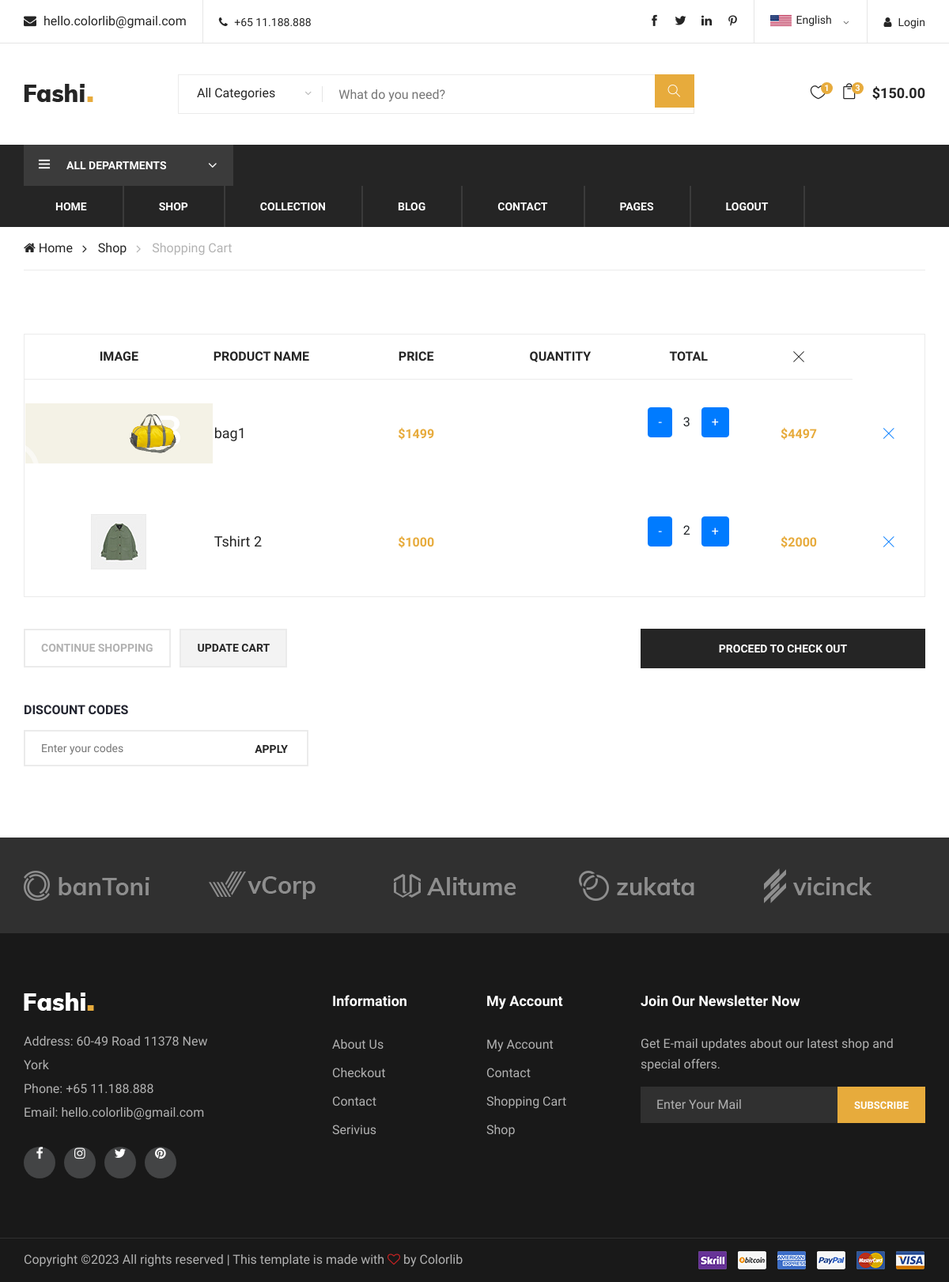
Screenshot of /shoppingcart (signed in) with the database file from the repository.
### myapp/models.py (models this page shows, shortened)
class Add_to_cart(models.Model):
    product_id = models.ForeignKey(Add_product,on_delete=models.CASCADE)
    user_id = models.ForeignKey(user,on_delete=models.CASCADE)
    name = models.CharField(max_length=50)
    IMG = models.ImageField(upload_to='img')
    que = models.IntegerField()
    price = models.IntegerField()
    total_price = models.IntegerField()

### myapp/views.py (the view)
# urls.py: path('shoppingcart', views.shoppingcart, name='shoppingcart'),
def shoppingcart(request):
    uid = user.objects.get(email=request.session['email'])
    pid = Add_to_cart.objects.filter(user_id=uid)
    context ={
        'pid' : pid,
        'uid' : uid
    }
    return render(request, 'myapp/shoppingcart.html',context)

### myapp/templates/myapp/shoppingcart.html (shortened to what this page needs)
{% load static %}
<html lang="zxx">
<head>
    <link rel="stylesheet" href="{% static 'myapp/css/bootstrap.min.css' %}" type="text/css">
    <link rel="stylesheet" href="{% static 'myapp/css/font-awesome.min.css' %}" type="text/css">
    <link rel="stylesheet" href="{% static 'myapp/css/themify-icons.css' %}" type="text/css">
    <link rel="stylesheet" href="{% static 'myapp/css/elegant-icons.css' %}" type="text/css">
    <link rel="stylesheet" href="{% static 'myapp/css/owl.carousel.min.css' %}" type="text/css">
    <link rel="stylesheet" href="{% static 'myapp/css/nice-select.css' %}" type="text/css">
    <link rel="stylesheet" href="{% static 'myapp/css/jquery-ui.min.css' %}" type="text/css">
    <link rel="stylesheet" href="{% static 'myapp/css/slicknav.min.css' %}" type="text/css">
    <link rel="stylesheet" href="{% static 'myapp/css/style.css' %}" type="text/css">
</head>
<body>
    <header class="header-section">
        <div class="header-top">
            <div class="container">
                <div class="ht-left">
                    <div class="mail-service">
                        <i class=" fa fa-envelope"></i>
                        hello.colorlib@gmail.com
                    </div>
                    <div class="phone-service">
                        <i class=" fa fa-phone"></i>
                        +65 11.188.888
                    </div>
                </div>
                <div class="ht-right">
                    <a href="#" class="login-panel"><i class="fa fa-user"></i>Login</a>
                    <div class="lan-selector">
                    </div>
                    <div class="top-social">
                        <a href="#"><i class="ti-facebook"></i></a>
                        <a href="#"><i class="ti-twitter-alt"></i></a>
                        <a href="#"><i class="ti-linkedin"></i></a>
                        <a href="#"><i class="ti-pinterest"></i></a>
                    </div>
                </div>
            </div>
        </div>
        <div class="container">
            <div class="inner-header">
                <div class="row">
                    <div class="col-lg-2 col-md-2">
                        <div class="logo">
                            <a href="./index.html">
                                <img src="{% static 'myapp/img/logo.png' %}" alt="">
                            </a>
                        </div>
                    </div>
                    <div class="col-lg-7 col-md-7">
                        <div class="advanced-search">
                            <button type="button" class="category-btn">All Categories</button>
                            <form action="#" class="input-group">
                                <input type="text" placeholder="What do you need?">
                                <button type="button"><i class="ti-search"></i></button>
                            </form>
                        </div>
                    </div>
                    <div class="col-lg-3 text-right col-md-3">
                        <ul class="nav-right">
                            <li class="heart-icon"><a href="#">
                                    <i class="icon_heart_alt"></i>
                                    <span>1</span>
                                </a>
                            </li>
                            <li class="cart-icon"><a href="#">
                                    <i class="icon_bag_alt"></i>
                                    <span>3</span>
                                </a>
                            </li>
                            <li class="cart-price">$150.00</li>
                        </ul>
                    </div>
                </div>
            </div>
        </div>
        <div class="nav-item">
            <div class="container">
                <div class="nav-depart">
                    <div class="depart-btn">
                        <i class="ti-menu"></i>
                        <span>All departments</span>
                    </div>
                </div>
                <nav class="nav-menu mobile-menu">
                    <ul>
                        <li><a href="{% url 'index' %}">Home</a></li>
                        <li><a href="{% url 'shop' %}">Shop</a></li>
                        <li><a href="#">Collection</a>
                        </li>
                        <li><a href="{% url 'blog' %}">Blog</a></li>
                        <li><a href="{% url 'contact' %}">Contact</a></li>
                        <li><a href="#">Pages</a>
                        </li>
                        <li><a href="{% url 'logout' %}">Logout</a></li>
                    </ul>
                </nav>
            </div>
        </div>
    </header>
    <div class="breacrumb-section">
        <div class="container">
            <div class="row">
                <div class="col-lg-12">
                    <div class="breadcrumb-text product-more">
                        <a href="{% url 'index' %}"><i class="fa fa-home"></i> Home</a>
                        <a href="{% url 'shop' %}">Shop</a>
                        <span>Shopping Cart</span>
                    </div>
                </div>
            </div>
        </div>
    </div>
    <section class="shopping-cart spad">
        <div class="container">
            <div class="row">
                <div class="col-lg-12">
                    <div class="cart-table">
                        <table>
                            <thead>
                                <tr>
                                    <th>Image</th>
                                    <th class="p-name">Product Name</th>
                                    <th>Price</th>
                                    <th>Quantity</th>
                                    <th>Total</th>
                                    <th><i class="ti-close"></i></th>
                                </tr>
                            </thead>
                            <tbody>
                                {% for i in pid %}
                                <tr>
                                    <td class="cart-pic first-row"><img src="{{i.IMG.url}}" alt=""></td>
                                    <td class="cart-title first-row">
                                        <h5>{{i.name}}</h5>
                                    </td>
                                    <td class="p-price first-row">${{i.price}}</td>
                                    <td class="qua-col first-row">
                                        <td class="quantity">
                                            <div class="quantity buttons-add-minus">
                                            <a href="{% url 'minus' i.id %}" class="btn btn-primary">-</a>
                                            <label for="" style="margin: 10px;">{{i.que}}</label>
                                            <a href="{% url 'plus' i.id %}" class="btn btn-primary">+</a>
                                            </div>
                                        </td>
                                    </td>
                                    <td class="total-price first-row">${{i.total_price}}</td>
                                    <td class="close-td first-row"><a href="{% url 'remove' i.id %}"  class="ti-close"></a></td>
                                </tr>
                                {% endfor %}
                            </tbody>
                        </table>
                    </div>
                    <div class="row">
                        <div class="col-lg-4">
                            <div class="cart-buttons">
                                <a href="#" class="primary-btn continue-shop">Continue shopping</a>
                                <a href="#" class="primary-btn up-cart">Update cart</a>
                            </div>
                            <div class="discount-coupon">
                                <h6>Discount Codes</h6>
                                <form action="#" class="coupon-form">
                                    <input type="text" placeholder="Enter your codes">
                                    <button type="submit" class="site-btn coupon-btn">Apply</button>
                                </form>
                            </div>
                        </div>
                        <div class="col-lg-4 offset-lg-4">
                            <div class="proceed-checkout">
                                <a href="{% url 'checkout' %}" class="proceed-btn">PROCEED TO CHECK OUT</a>
                            </div>
                        </div>
                    </div>
                </div>
            </div>
        </div>
    </section>
    <div class="partner-logo">
        <div class="container">
            <div class="logo-carousel owl-carousel">
                <div class="logo-item">
                    <div class="tablecell-inner">
                        <img src="{% static 'myapp/img/logo-carousel/logo-1.png' %}" alt="">
                    </div>
                </div>
                <div class="logo-item">
                    <div class="tablecell-inner">
                        <img src="{% static 'myapp/img/logo-carousel/logo-2.png' %}" alt="">
                    </div>
                </div>
                <div class="logo-item">
                    <div class="tablecell-inner">
                        <img src="{% static 'myapp/img/logo-carousel/logo-3.png' %}" alt="">
                    </div>
                </div>
                <div class="logo-item">
                    <div class="tablecell-inner">
                        <img src="{% static 'myapp/img/logo-carousel/logo-4.png' %}" alt="">
                    </div>
                </div>
                <div class="logo-item">
                    <div class="tablecell-inner">
                        <img src="{% static 'myapp/img/logo-carousel/logo-5.png' %}" alt="">
                    </div>
                </div>
            </div>
        </div>
    </div>
    <footer class="footer-section">
        <div class="container">
            <div class="row">
                <div class="col-lg-3">
                    <div class="footer-left">
                        <div class="footer-logo">
                            <a href="#"><img src="{% static 'myapp/img/footer-logo.png' %}" alt=""></a>
                        </div>
                        <ul>
                            <li>Address: 60-49 Road 11378 New York</li>
                            <li>Phone: +65 11.188.888</li>
                            <li>Email: hello.colorlib@gmail.com</li>
                        </ul>
                        <div class="footer-social">
                            <a href="#"><i class="fa fa-facebook"></i></a>
                            <a href="#"><i class="fa fa-instagram"></i></a>
                            <a href="#"><i class="fa fa-twitter"></i></a>
                            <a href="#"><i class="fa fa-pinterest"></i></a>
                        </div>
                    </div>
                </div>
                <div class="col-lg-2 offset-lg-1">
                    <div class="footer-widget">
                        <h5>Information</h5>
                        <ul>
                            <li><a href="#">About Us</a></li>
                            <li><a href="#">Checkout</a></li>
                            <li><a href="#">Contact</a></li>
                            <li><a href="#">Serivius</a></li>
                        </ul>
                    </div>
                </div>
                <div class="col-lg-2">
                    <div class="footer-widget">
                        <h5>My Account</h5>
                        <ul>
                            <li><a href="#">My Account</a></li>
                            <li><a href="#">Contact</a></li>
                            <li><a href="#">Shopping Cart</a></li>
                            <li><a href="#">Shop</a></li>
                        </ul>
                    </div>
                </div>
                <div class="col-lg-4">
                    <div class="newslatter-item">
                        <h5>Join Our Newsletter Now</h5>
                        <p>Get E-mail updates about our latest shop and special offers.</p>
                        <form action="#" class="subscribe-form">
                            <input type="text" placeholder="Enter Your Mail">
                            <button type="button">Subscribe</button>
                        </form>
                    </div>
                </div>
            </div>
        </div>
        <div class="copyright-reserved">
            <div class="container">
                <div class="row">
                    <div class="col-lg-12">
                        <div class="copyright-text">
Copyright &copy;<script>document.write(new Date().getFullYear());</script> All rights reserved | This template is made with <i class="fa fa-heart-o" aria-hidden="true"></i> by <a href="https://colorlib.com" target="_blank">Colorlib</a>
                        </div>
                        <div class="payment-pic">
                            <img src="{% static 'myapp/img/payment-method.png' %}" alt="">
                        </div>
                    </div>
                </div>
            </div>
        </div>
    </footer>
</body>
</html>

### rows the page displays
Add_to_cart: IMG (picture), name "bag1", price "1499", que "3", total_price "4497"
Add_to_cart: IMG (picture), name "Tshirt 2", price "1000", que "2", total_price "2000"
